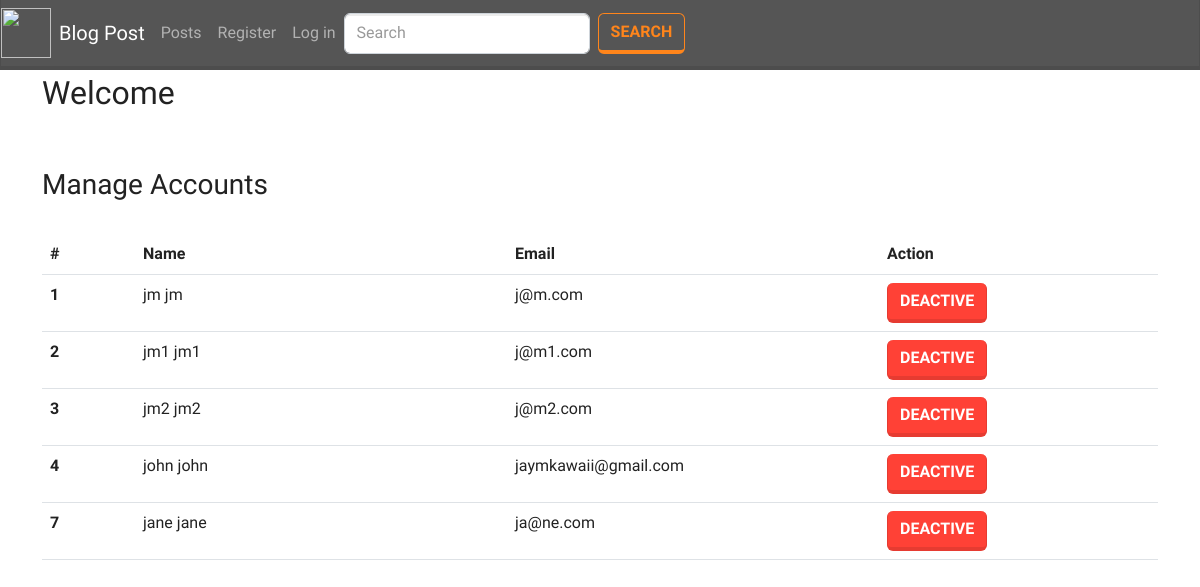
/admin_users.php, run on an earlier commit of the app's database.
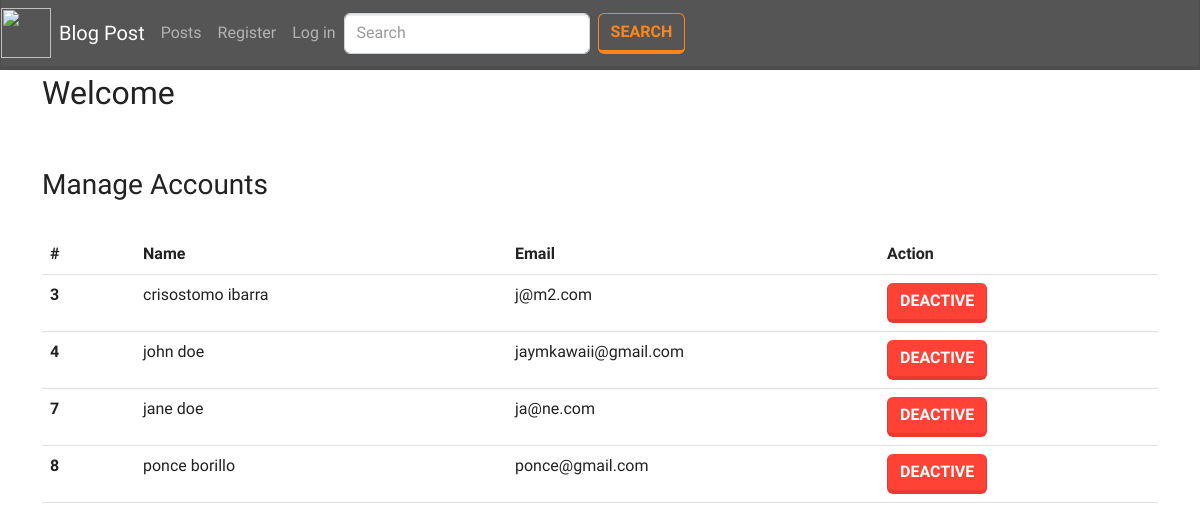
And on a later commit of the database.
### tables this page shows
CREATE TABLE `users` (
  `id` int(11) NOT NULL,
  `first_name` varchar(255) NOT NULL,
  `middle_name` varchar(255) NOT NULL,
  `last_name` varchar(255) NOT NULL,
  `email` varchar(255) NOT NULL,
  `password` varchar(255) NOT NULL,
  `privacy_policy` varchar(255) NOT NULL,
  `is_admin` int(11) NOT NULL,
  `is_active` int(11) NOT NULL,
  `image` varchar(255) NOT NULL
);

### includes/functions.php (called while the page is built, shortened)
<?php
function getAllUser(){
    $q = "SELECT * FROM users WHERE NOT is_admin=1";
    $result = mysqli_query($_SESSION['conn'], $q);
    $temp = array();
    while ($row = $result->fetch_assoc()) {
        $temp[] = $row;
    }
    return $temp;
}

### admin_users.php (the view, shortened to what this page needs)
<?php include('components/header.php'); ?>
<div class="container mt-1">
    <h2>Welcome <?= $_SESSION['first_name']?></h2>
    <br>
    <br>
    <h3>Manage Accounts</h3>
    <br>
    <table class="table">
    <thead>
        <tr>
            <th class="col-1">#</th>
            <th class="col-4">Name</th>
            <th class="col-4">Email</th>
            <th class="col-4">Action</th>
        </tr>
    </thead>
    <tbody>
    <?php foreach(getAllUser() as $res) {?>
    <tr>
        <th scope="row"><?= $res['id']?></th>
        <td><?= $res['first_name'] . ' ' . $res['last_name']?></td>
        <td><?= $res['email']?></td>
        <td>
        <?php if ((int)$res['is_active'] == 1) { ?>
            <form method="post"><button type="submit" name="deactivate" class="btn btn-danger" value="<?= $res['id']?>">Deactive</button></form>
        <?php }elseif ((int)$res['is_active'] == 0) {  ?>
            <form method="post"><button type="submit" name="activate" class="btn btn-success" value="<?= $res['id']?>">Activate</button></form>
        <?php }  ?>
        </td>
    </tr>
    <?php } ?>
    </tbody>
    </table>
<?php include('components/footer.php'); ?>

### components/header.php (shortened to what this page needs)
<?php require('includes/functions.php') ?>
<!DOCTYPE html>
<html lang="en">
<head>
    <link rel="stylesheet" href="css/bootstrap.min.css">
</head>
<body>
    <header>
        <nav class="navbar navbar-expand-md navbar-dark bg-dark">
            <a href="index.php"><img src="https://imgs.search.brave.com/WjJNHelOfQ40OW4ROv_bBbpV2ZWlGi220t-Hm8Qrwu0/rs:fit:1200:1200:1/g:ce/aHR0cHM6Ly93d3cu/bG9nb2x5bnguY29t/L2ltYWdlcy9sb2dv/bHlueC8yYy8yYzg5/NGFmN2QzMGE0YmQ1/NTUyMDVjYzE1MzM4/Mjc1My5wbmc" height='50px' width='50px'></a>
            <a class="navbar-brand mx-2" href="index.php">Blog Post</a>
            <div class="d-flex collapse navbar-collapse" id="navbarCollapse">
                <ul class="navbar-nav mr-auto">
                    <li class="nav-item active">
                        <a class="nav-link" href="all_posts.php">Posts <span class="sr-only"></span></a>
                    </li>
                    <?php if(isset($_SESSION['id']) && $_SESSION['is_admin'] == 1){ ?>
                    <li class="nav-item">
                        <a class="nav-link " href="dashboard.php" tabindex="-1" aria-disabled="true">Bloggers</a>
                    </li>
                    <li class="nav-item">
                        <a class="nav-link " href="admin_users.php" tabindex="-1" aria-disabled="true">Manage Accounts</a>
                    </li>
                    <li class="nav-item">
                        <a class="nav-link " href="logout.php" tabindex="-1" aria-disabled="true">Log out </a>
                    </li>
                    <?php }elseif(isset($_SESSION['id']) && $_SESSION['is_active'] == 0){ ?>
                    <li class="nav-item">
                        <a class="nav-link " href="logout.php" tabindex="-1" aria-disabled="true">Log out </a>
                    </li>
                    <?php }else{ ?>
                    <li class="nav-item active">
                        <a class="nav-link" href="register.php">Register <span class="sr-only"></span></a>
                    </li>
                    <li class="nav-item">
                        <a class="nav-link " href="login.php" tabindex="-1" aria-disabled="true">Log in </a>
                    </li>
                    <?php } ?>
                </ul>
                <form class="d-flex" method="GET">
                    <input class="form-control me-sm-2 " type="search" name="tag" placeholder="Search" aria-label="Search">
                    <a href="all_posts.php?tag=" class="btn btn-outline-warning my-2 my-sm-0 " >Search</a>
                </form>
            </div>
        </nav>
    </header>

### components/footer.php (shortened to what this page needs)
</div>
</body>
</html>

What changed in the data, as far as the page shows it:
removed users: id "1", first_name "jm", last_name "jm", email "j@m.com"
removed users: id "2", first_name "jm1", last_name "jm1", email "j@m1.com"
changed users "j@m2.com": first_name "jm2" → "crisostomo"; last_name "jm2" → "ibarra"
changed users "john": last_name "john" → "doe"
changed users "jane": last_name "jane" → "doe"
added users: id "8", first_name "ponce", last_name "borillo", email "ponce@gmail.com"
